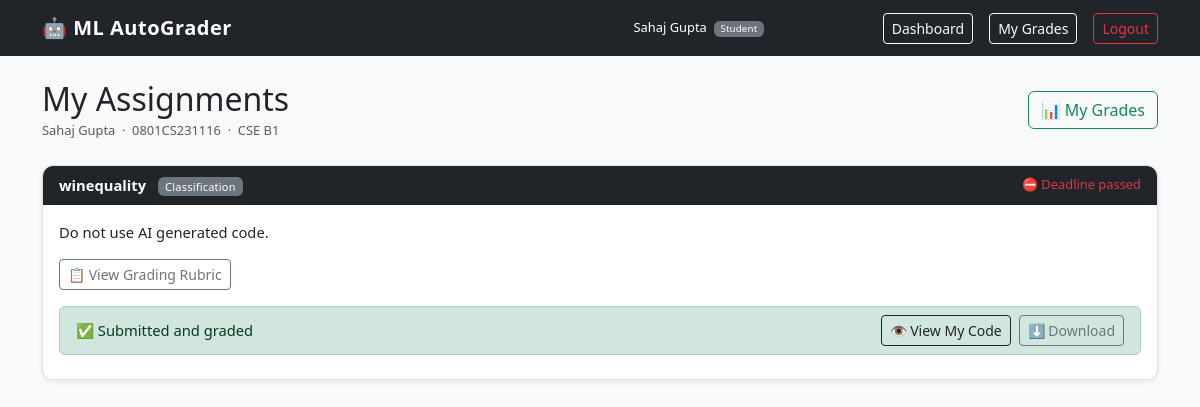
The page /student (signed in) on the database as committed earlier.
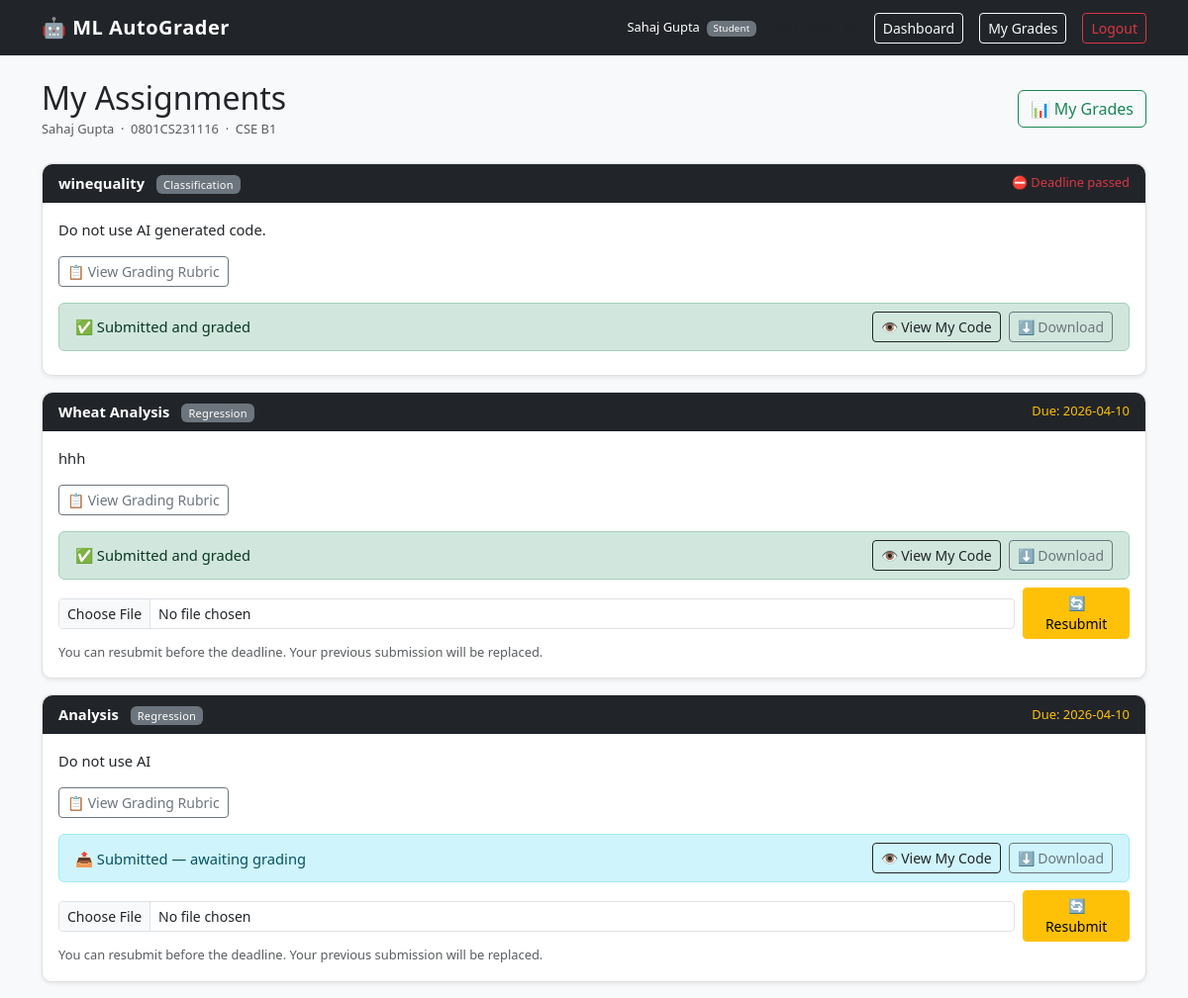
The same page on the database as committed later.
### models.py (models this page shows, shortened)
class Assignment(db.Model):
    __tablename__ = "assignment"
    id           = db.Column(db.Integer, primary_key=True)
    title        = db.Column(db.String(200), nullable=False)
    description  = db.Column(db.Text,        nullable=False)
    due_date     = db.Column(db.String(50),  nullable=False)
    task_type    = db.Column(db.String(50),  nullable=False)
    rubric_json  = db.Column(db.Text, nullable=False)
    dataset_path = db.Column(db.String(300), nullable=True)
    teacher_id   = db.Column(db.Integer, db.ForeignKey("user.id"), nullable=False)
    grading_status = db.Column(db.String(30), default="pending")
    created_at   = db.Column(db.DateTime, default=datetime.utcnow)
    submissions = db.relationship(
        "Submission",
        backref="assignment",
        cascade="all, delete-orphan"
    )
    @property
    def rubric(self):
        return json.loads(self.rubric_json)
    @property
    def max_score(self):
        return sum(v["points"] for v in self.rubric.values())
    @property
    def is_past_deadline(self):
        try:
            due = datetime.strptime(self.due_date, "%Y-%m-%d")
            return datetime.utcnow() > due
        except ValueError:
            return False

### app.py (the view)
@app.route("/student")
@login_required
def student_dashboard():
    if current_user.role != "student":
        return "Access denied", 403
    assignments = Assignment.query.all()
    submissions = Submission.query.filter_by(student_id=current_user.id).all()
    sub_dict    = {s.assignment_id: s for s in submissions}
    return render_template(
        "student/dashboard.html",
        assignments = assignments,
        sub_dict    = sub_dict,
    )

### app.py (called while the page is built)
@login_manager.user_loader
def load_user(user_id):
    return User.query.get(int(user_id))

### templates/student/dashboard.html (shortened to what this page needs)
{% extends 'base.html' %}
{% block content %}
<div class="d-flex justify-content-between align-items-center mb-4">
    <div>
        <h2 class="mb-0">My Assignments</h2>
        <small class="text-muted">
            {{ current_user.name }} &nbsp;·&nbsp;
            {{ current_user.enrollment_no }} &nbsp;·&nbsp;
            {{ current_user.branch }} {{ current_user.batch }}
        </small>
    </div>
    <a href="{{ url_for('my_grades') }}" class="btn btn-outline-success">📊 My Grades</a>
</div>
{% if assignments %}
    {% for assignment in assignments %}
    {% set sub = sub_dict.get(assignment.id) %}
    <div class="card mb-3 shadow-sm">
        <div class="card-header bg-dark text-white d-flex justify-content-between align-items-center">
            <div>
                <strong>{{ assignment.title }}</strong>
                <span class="badge bg-secondary ms-2">{{ assignment.task_type }}</span>
            </div>
            <small class="{% if assignment.is_past_deadline %}text-danger{% else %}text-warning{% endif %}">
                {% if assignment.is_past_deadline %}⛔ Deadline passed{% else %}Due: {{ assignment.due_date }}{% endif %}
            </small>
        </div>
        <div class="card-body">
            <p class="mb-3">{{ assignment.description }}</p>
            <div class="mb-3">
                <button class="btn btn-outline-secondary btn-sm"
                        data-bs-toggle="collapse"
                        data-bs-target="#rubric-{{ assignment.id }}">
                    📋 View Grading Rubric
                </button>
            </div>
            {% if sub %}
                <div class="alert {% if sub.status == 'graded' %}alert-success{% else %}alert-info{% endif %} py-2 mb-2">
                    <div class="d-flex justify-content-between align-items-center flex-wrap gap-2">
                        <span>
                            {% if sub.status == 'graded' %}
                                ✅ Submitted and graded
                            {% else %}
                                📤 Submitted — awaiting grading
                            {% endif %}
                        </span>
                        <div class="d-flex gap-2">
                            <a href="{{ url_for('view_submission', sub_id=sub.id) }}"
                               class="btn btn-sm btn-outline-dark">👁 View My Code</a>
                            <a href="{{ url_for('download_submission', sub_id=sub.id) }}"
                               class="btn btn-sm btn-outline-secondary">⬇ Download</a>
                        </div>
                    </div>
                </div>
                {% if not assignment.is_past_deadline %}
                <form action="{{ url_for('submit_assignment', assign_id=assignment.id) }}"
                      method="POST" enctype="multipart/form-data"
                      class="d-flex align-items-center gap-2 mt-2">
                    <input type="file" name="notebook" class="form-control form-control-sm"
                           accept=".ipynb" required>
                    <button type="submit" class="btn btn-warning btn-sm px-3">🔄 Resubmit</button>
                </form>
                <small class="text-muted d-block mt-1">
                    You can resubmit before the deadline. Your previous submission will be replaced.
                </small>
                {% endif %}
            {% elif assignment.is_past_deadline %}
                <div class="alert alert-danger mb-0 py-2">
                    ⛔ Deadline has passed. Submission is closed.
                </div>
            {% endif %}
        </div>
    </div>
    {% endfor %}
{% else %}
<div class="text-center py-5 text-muted">
    <h5>No assignments posted yet.</h5>
    <p>Check back later.</p>
</div>
{% endif %}
{% endblock %}

Rows that differ between the two databases and show on the page:
added Assignment: title "Wheat Analysis", task_type "Regression", due_date "2026-04-10", description "hhh", shows "✅ Submitted and graded"
added Assignment: title "Analysis", task_type "Regression", due_date "2026-04-10", description "Do not use AI", shows "📤 Submitted — awaiting grading"
